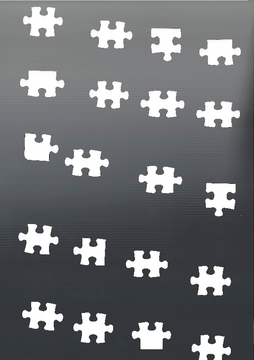
#> input picture input/1T20.png, 254 x 360 px, shrunk from 595 x 842 before the run
$ python example2.py
#> lines starting #> are read from the running program, lines starting #| are printed output that depends on the picture; after the words box and inside, x2 and y2 are one past the last pixel; in counts of white or black regions, pixels touching at a corner belong together
# -*- coding: utf8 -*-

import cv2
import numpy as np
import matplotlib.pyplot as plt

def main():
    #カラー画像の読み取り
    img_src1 = cv2.imread("./input/1T20.png",1)
#> img_src1 is the input picture: shape (360, 254, 3); mean B, G, R 115.2, 112.6, 110.5
    img_src2 = cv2.imread("./input/21T40.png",1)
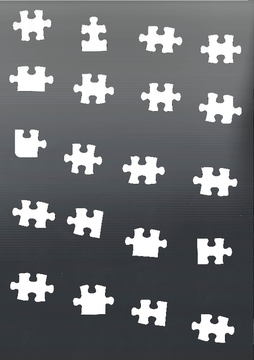
#> input picture input/21T40.png, 254 x 360 px, shrunk from 595 x 842 before the run
#> img_src2 is the input picture: shape (360, 254, 3); mean B, G, R 110.4, 107.7, 105.6
    img_src3 = cv2.imread("./input/41T60.png",1)
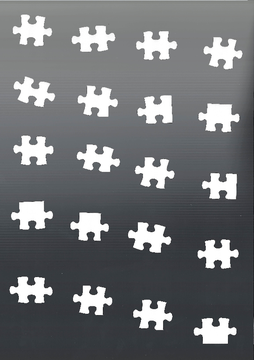
#> input picture input/41T60.png, 254 x 360 px, shrunk from 595 x 842 before the run
#> img_src3 is the input picture: shape (360, 254, 3); mean B, G, R 116.3, 113.6, 111.5
    img_src4 = cv2.imread("./input/61T80.png",1)
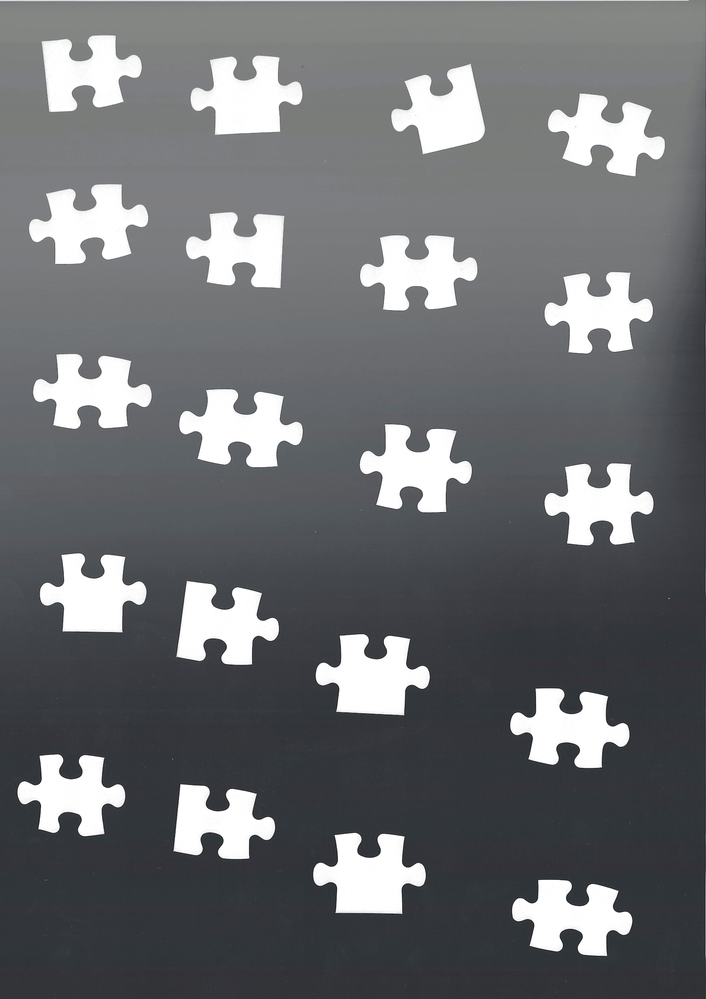
#> input picture input/61T80.png, 706 x 999 px, shrunk from 1653 x 2339 before the run
#> img_src4 is the input picture: shape (999, 706, 3); mean B, G, R 113.3, 110.6, 108.5
    img_src5 = cv2.imread("./input/81T96.png",1)
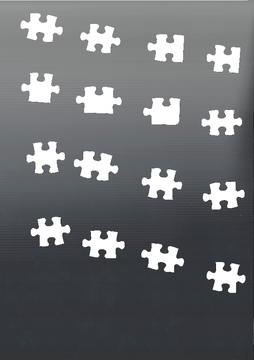
#> input picture input/81T96.png, 254 x 360 px, shrunk from 595 x 842 before the run
#> img_src5 is the input picture: shape (360, 254, 3); mean B, G, R 111.8, 109.1, 107
    img_src6 = cv2.imread("./input/97T104.png",1)
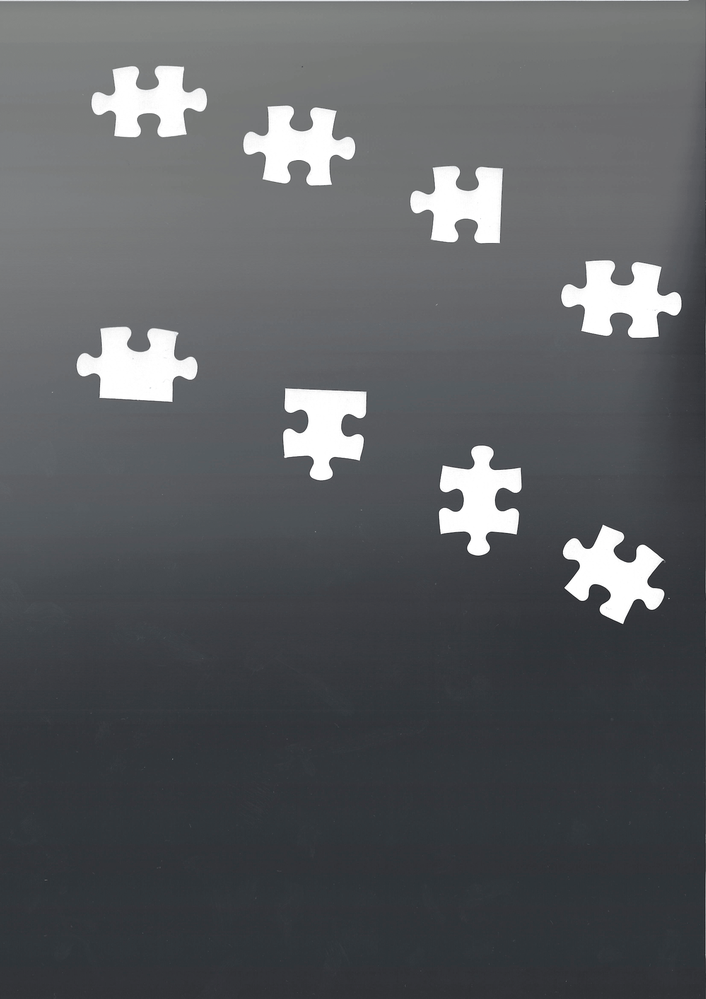
#> input picture input/97T104.png, 706 x 999 px, shrunk from 1653 x 2339 before the run
#> img_src6 is the input picture: shape (999, 706, 3); mean B, G, R 94.4, 91.5, 89

    images = [img_src1,img_src2,img_src3,img_src4,img_src5,img_src6]
    #画像反転
#    img_src = cv2.flip(img_src,1)

    #グレースケール
    img_gray = cv2.cvtColor(images[3],cv2.COLOR_BGR2GRAY)

    #二値化
    thresh = 172
    max_value = 255
    _, img_binary = cv2.threshold(img_gray,
                                  thresh,
                                  max_value,
                                  cv2.THRESH_BINARY_INV)
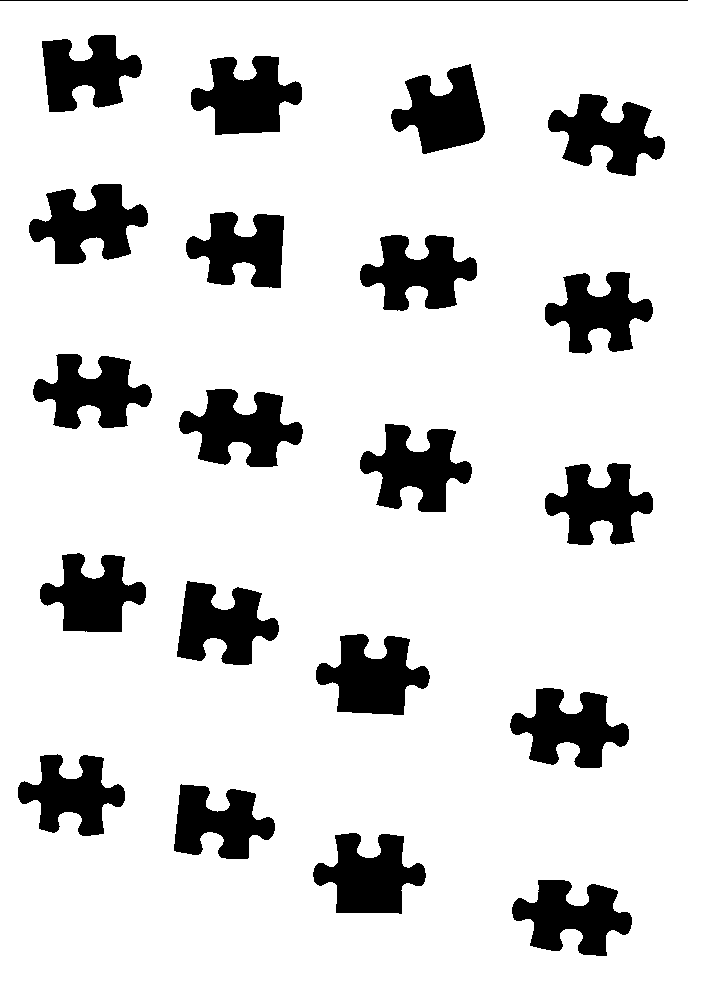
#> img_binary: shape (999, 706); 85.3% white; 21 black regions, largest, box (x1, y1, x2, y2) and area: (316, 634, 430, 715) 5606, (179, 389, 303, 467) 5602, (313, 833, 426, 914) 5564

    #白黒反転
    img_binary = cv2.bitwise_not(img_binary)
    #ラベリング処理(ノイズ含む)
    img_color,data,center = Labeling(img_binary)
#> in Labeling, `LabelNum = Labels[0] - 1`: LabelNum = 21
#> in Labeling, `data = np.delete(Labels[2],0,0)`: data = 21 rows, first 6: [0, 0, 688, 1, 688], [42, 35, 100, 77, 4759], [191, 56, 111, 79, 5431], [391, 64, 94, 90, 5019], [548, 94, 117, 82, 5124], [29, 184, 119, 80, 5427]
#> in Labeling, `center = np.delete(Labels[3],0,0)`: center = 21 rows, first 8: [343.5, 0], [85.76, 72.13], [245.9, 96.64], [442.9, 111.7], [606.6, 134], [88.16, 223.5], [241.5, 249.1], [418.2, 271.9]
    #ノイズ除去
    removeNoise(img_binary,data,len(data))
#> the loop in removeNoise, `for id in range(num):` made 21 passes
#> contours on pass 1: [[0, 0], [0, 1], [688, 1], [688, 0]]

    kernel = np.ones((2,2),np.uint8)
    dilate = cv2.dilate(img_binary,kernel) #白の領域が膨張
#> dilate: shape (999, 706); 15.4% white; 20 white regions, largest, box (x1, y1, x2, y2) and area: (179, 389, 304, 468) 5894, (316, 634, 431, 716) 5856, (313, 833, 427, 915) 5813
    img_binary = cv2.erode(dilate,kernel) #白の領域が収縮
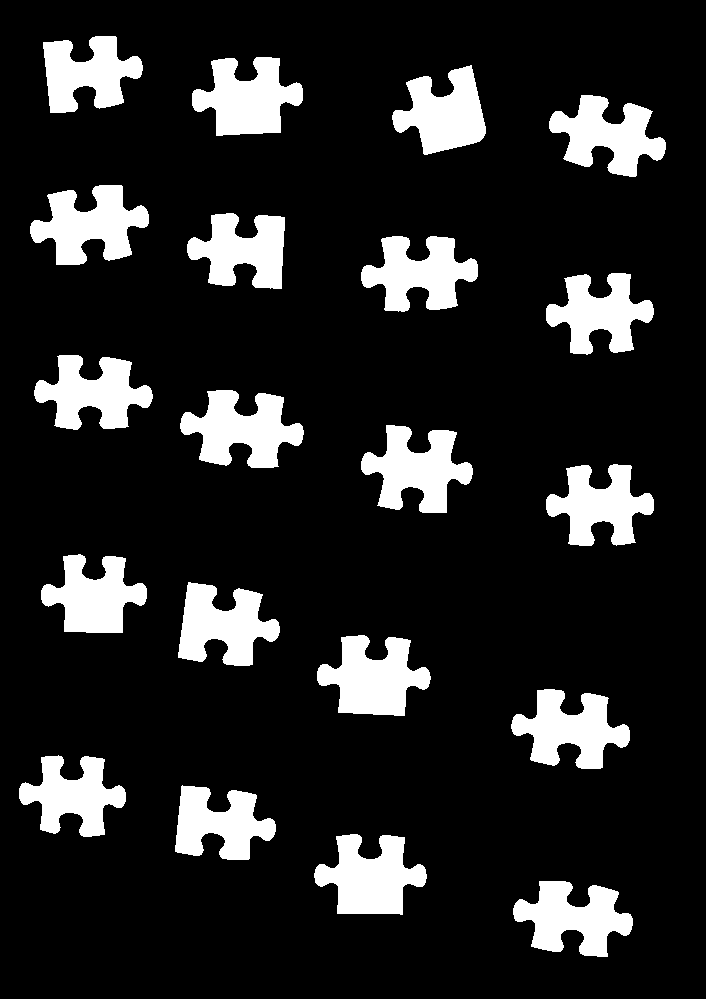
#> img_binary: shape (999, 706); 14.6% white; 20 white regions, largest, box (x1, y1, x2, y2) and area: (317, 635, 431, 716) 5607, (180, 390, 304, 468) 5602, (314, 834, 427, 915) 5565
    #ラベリング処理(ノイズ除去済み)
    img_color,data,center = Labeling(img_binary)
#> in Labeling (call 2), `data = np.delete(Labels[2],0,0)`: data = 20 rows, first 6: [43, 36, 100, 77, 4759], [192, 57, 111, 79, 5432], [392, 65, 94, 90, 5019], [549, 95, 117, 82, 5124], [30, 185, 119, 80, 5429], [187, 213, 98, 76, 4805]
#> in Labeling (call 2), `center = np.delete(Labels[3],0,0)`: center = 20 rows, first 8: [86.76, 73.13], [246.9, 97.64], [443.9, 112.7], [607.6, 135], [89.15, 224.5], [242.5, 250.1], [419.2, 272.9], [599.2, 312.8]
    showImage(img_color)


#画像の切り抜き
def imgClip(id,data,src):
    x0 = data[id][0]
    y0 = data[id][1]
    x1 = data[id][0] + data[id][2]
    y1 = data[id][1] + data[id][3]
    if len(src.shape) == 3:
        dst = src[y0:y1,x0:x1,:]
    elif len(src.shape) == 2:
        dst = src[y0:y1,x0:x1]
    return dst

#ラベリング関数
def Labeling(src):
    Labels = cv2.connectedComponentsWithStats(src)
    #オブジェクト情報を抽出
    LabelNum = Labels[0] - 1
    data = np.delete(Labels[2],0,0)
    center = np.delete(Labels[3],0,0)

    # dst = cv2.cvtColor(src,cv2.COLOR_GRAY2BGR)
    dst = src.copy()

    """
    for i in range(LabelNum):
        x0 = data[i][0]
        y0 = data[i][1]
        x1 = data[i][0] + data[i][2]
        y1 = data[i][1] + data[i][3]
        cv2.rectangle(dst,(x0,y0),(x1,y1),(0,0,255))
        cv2.putText(dst,
                    "ID:"+str(i),
                    (x1-20,y1+15),
                    cv2.FONT_HERSHEY_PLAIN,
                    1,(0,255,255))
    """
#    showImage(dst)
    return dst,data,center

#ノイズ除去関数
def removeNoise(src,data,num):
    id = 0
    for id in range(num):
        img_clip = imgClip(id,data,src)
        if img_clip.size < 1000 :
            x0 = data[id][0]
            y0 = data[id][1]
            x1 = data[id][0] + data[id][2]
            y1 = data[id][1] + data[id][3]
            contours = np.array([[x0,y0],[x0,y1],[x1,y1],[x1,y0]])
            cv2.fillPoly(src,pts=[contours],color=(0,0,0))

# 画像の表示関数
def showImage(img):
    cv2.namedWindow("img",cv2.WINDOW_NORMAL)
    cv2.imshow("img",img)
    cv2.waitKey(0)

if __name__=='__main__':
    main()
